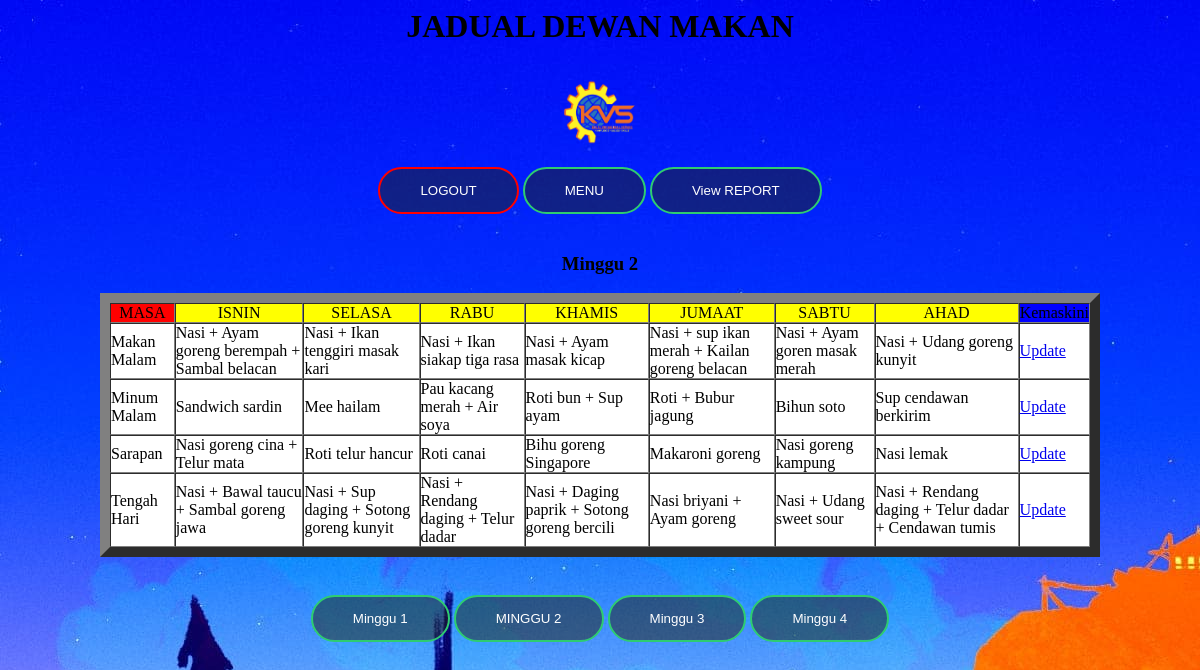
The page /dewanmakan/adminview2.php on the database its author committed.
### tables this page shows
CREATE TABLE `jadual2` (
  `Masa` varchar(50) NOT NULL,
  `ISNIN` varchar(100) NOT NULL,
  `SELASA` varchar(100) NOT NULL,
  `RABU` varchar(100) NOT NULL,
  `KHAMIS` varchar(100) NOT NULL,
  `JUMAAT` varchar(100) NOT NULL,
  `SABTU` varchar(100) NOT NULL,
  `AHAD` varchar(100) NOT NULL
);

### dewanmakan/adminview2.php (the view, shortened to what this page needs)
<head>
</head>
<body style="background-image: url('image/firewatch.jpg')">
		<link rel="stylesheet" href="style/adminview2.css">
<?php
include 'linkdb.php';
$query="select Masa, ISNIN, SELASA, RABU, KHAMIS, JUMAAT, SABTU, AHAD from jadual2";
$result=mysqli_query($con,$query);
?>
<table width="1000" bgcolor="white" align="center" cellspacing="0" cellpadding="0" border="10">
<h1><p align="center">JADUAL DEWAN MAKAN</p></h1>
<center>
<img src="image/KS.png" height="70px" width="90px">
<br><a href="logout.php"><input type="submit" name="logout" value="LOGOUT"></a>
<a href="adminmenu.php"><input type="submit" name="submit" value="MENU"></a>
<a href="adminviewreport.php"><input type="submit" name="submit" value="View REPORT"></a>
</center>
<h3><p align="center">Minggu 2</p></h3>
	<td align="center" bgcolor="red">MASA</td>
	<td align="center" bgcolor="yellow">ISNIN</td>
	<td align="center" bgcolor="yellow">SELASA</td>
	<td align="center" bgcolor="yellow">RABU</td>
	<td align="center" bgcolor="yellow">KHAMIS</td>
	<td align="center" bgcolor="yellow">JUMAAT</td>
	<td align="center" bgcolor="yellow">SABTU</td>
	<td align="center" bgcolor="yellow">AHAD</td>
	<td align="center" bgcolor="blue">Kemaskini</td>
<?php
while($jadual2=mysqli_fetch_array($result)){
	$Masa=$jadual2["Masa"];
echo "<tr>";
echo "<td>".$jadual2["Masa"]."</td>";
echo "<td>".$jadual2["ISNIN"]."</td>";
echo "<td>".$jadual2["SELASA"]."</td>";
echo "<td>".$jadual2["RABU"]."</td>";
echo "<td>".$jadual2["KHAMIS"]."</td>";
echo "<td>".$jadual2["JUMAAT"]."</td>";
echo "<td>".$jadual2["SABTU"]."</td>";
echo "<td>".$jadual2["AHAD"]."</td>";
echo "<td>","<a href=\"fromkemaskini2.php?Masa=$Masa\">Update<a/>";
echo "</tr>";
}
echo "</table>";
?>
<br>
<center>
	<a href="adminview1.php"><input type="submit" name="submit" value="Minggu 1"></a>
	<a href="adminview2.php"><input type="submit" name="submit" value="MINGGU 2"></a>
	<a href="adminview3.php"><input type="submit" name="submit" value="Minggu 3"></a>
	<a href="adminview4.php"><input type="submit" name="submit" value="Minggu 4"></a>
</center>
</body>

### dewanmakan/style/adminview2.css (style rules this page uses)
[type = "submit"] { border: 0; background: none; margin: 20px auto; text-align:center; border: 2px solid #2ecc71; padding: 14px 40px; background-color: rgba(33, 33, 18, 0.5); outline: none; color: white; border-radius: 24px; transition: 0.25s; cursor: pointer; }
[name = "logout"] { border: 0; background: none; margin: 20px auto; text-align:center; border: 2px solid red; padding: 14px 40px; background-color: rgba(33, 33, 18, 0.5); outline: none; color: white; border-radius: 24px; transition: 0.25s; cursor: pointer; }

### rows shown on the page
jadual2: Masa "Makan Malam", ISNIN "Nasi + Ayam goreng berempah + Sambal belacan", SELASA "Nasi + Ikan tenggiri masak kari", RABU "Nasi + Ikan siakap tiga rasa", KHAMIS "Nasi + Ayam masak kicap", JUMAAT "Nasi + sup ikan merah + Kailan goreng belacan", SABTU "Nasi + Ayam goren masak merah", AHAD "Nasi + Udang goreng kunyit"
jadual2: Masa "Minum Malam", ISNIN "Sandwich sardin", SELASA "Mee hailam", RABU "Pau kacang merah + Air soya", KHAMIS "Roti bun + Sup ayam", JUMAAT "Roti + Bubur jagung", SABTU "Bihun soto", AHAD "Sup cendawan berkirim"
jadual2: Masa "Sarapan", ISNIN "Nasi goreng cina + Telur mata", SELASA "Roti telur hancur", RABU "Roti canai", KHAMIS "Bihu goreng Singapore", JUMAAT "Makaroni goreng", SABTU "Nasi goreng kampung", AHAD "Nasi lemak"
jadual2: Masa "Tengah Hari", ISNIN "Nasi + Bawal taucu + Sambal goreng jawa", SELASA "Nasi + Sup daging + Sotong goreng kunyit", RABU "Nasi + Rendang daging + Telur dadar", KHAMIS "Nasi + Daging paprik + Sotong goreng bercili", JUMAAT "Nasi briyani + Ayam goreng", SABTU "Nasi + Udang sweet sour", AHAD "Nasi + Rendang daging + Telur dadar + Cendawan tumis"
